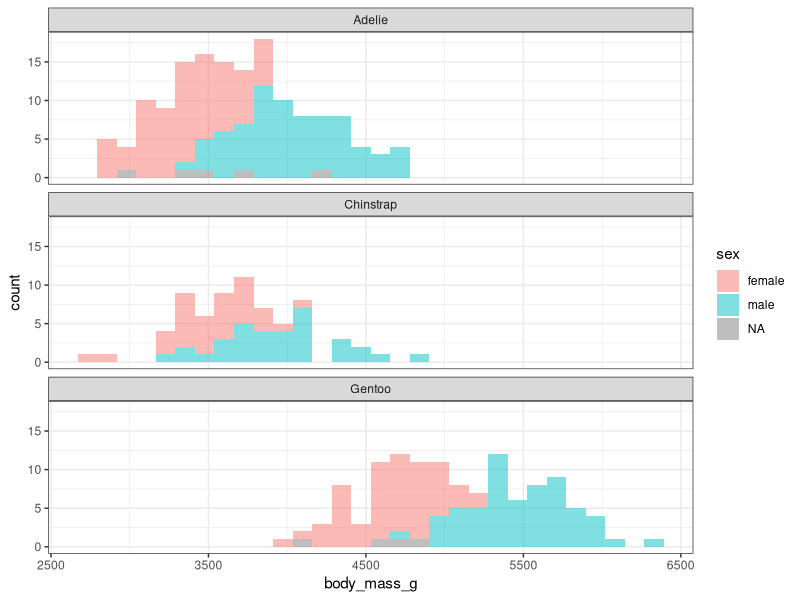
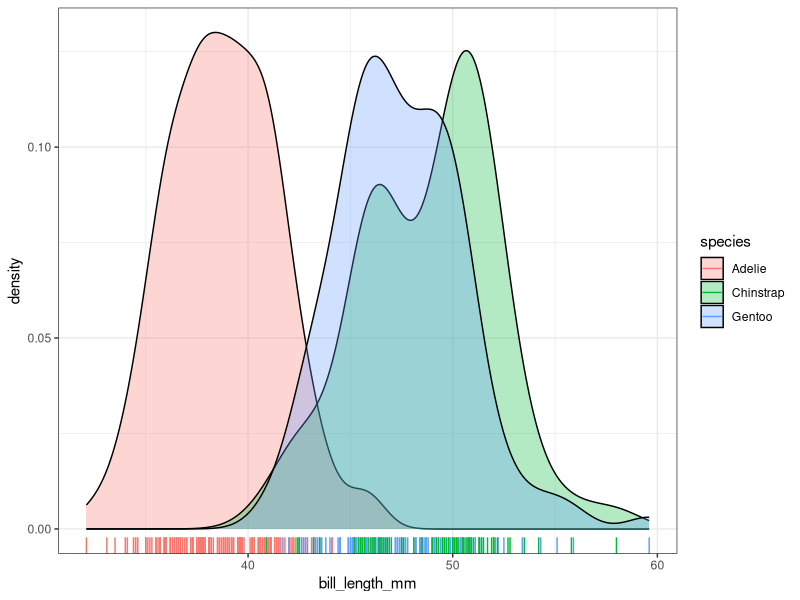
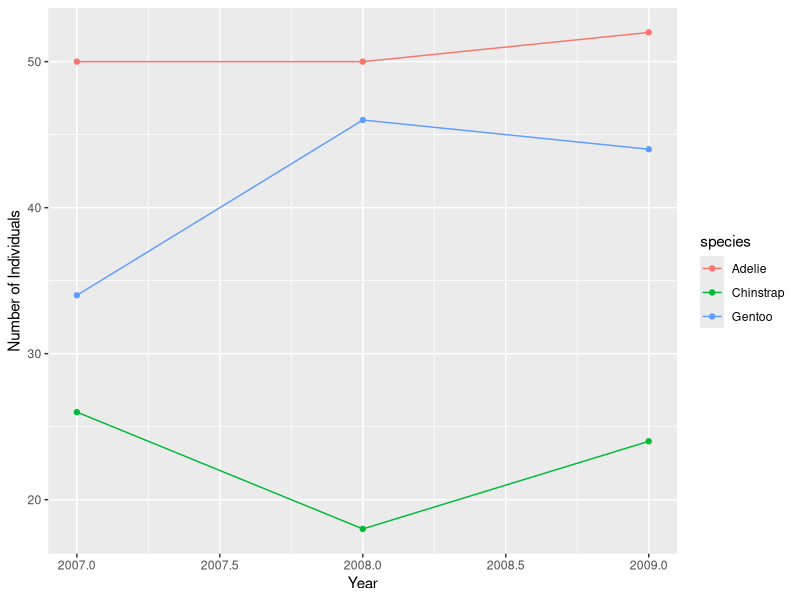
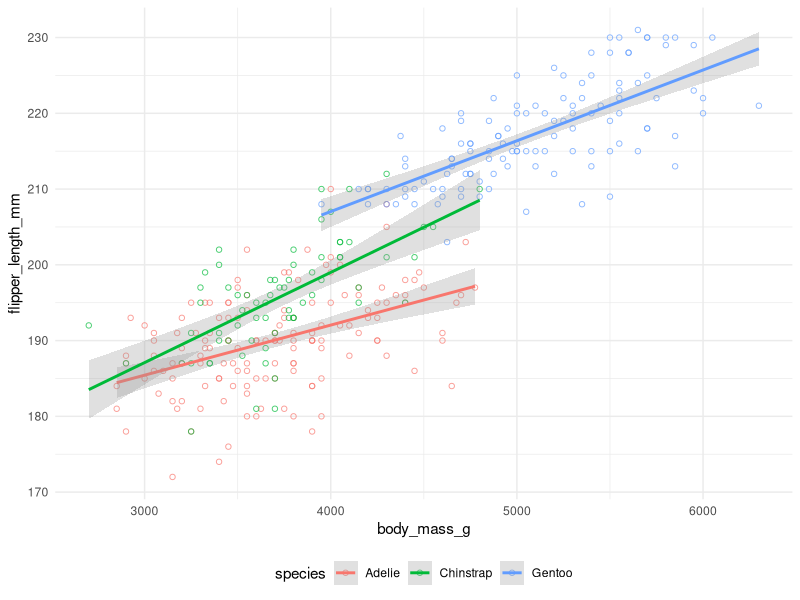

Reproduce these figures in R, in order.
## ---- chunk 1
knitr::opts_chunk$set(echo = FALSE, message = FALSE, warning = FALSE)
knitr::opts_chunk$set(fig.pos = 'H')

# Run the following in your console below if you don't have these installed
# install.packages(c("rmarkdown","tinytex","knitr"))
# tinytex::install_tinytex()

library(tidyverse)
library(palmerpenguins)
library(RColorBrewer)
## ---- chunk 2
smry <- penguins %>% 
  group_by(species) %>% 
  summarize(across(where(is.numeric), mean, na.rm = TRUE)) %>% 
  mutate(across(where(is.numeric), round, 5)) %>% 
  select(-year)

knitr::kable(smry) # static table
## ---- chunk 3
penguins %>% 
  ggplot(aes(body_mass_g, fill = sex)) +
  geom_histogram(alpha = 0.5) +
  facet_wrap(~species, ncol = 1) +
  theme_bw()
## ---- chunk 4

# Using kernel density estimation (KDE) to create a smooth estimate of the probability density function of a continuous variable. 
penguins %>% 
  ggplot(aes(bill_length_mm, fill = species)) +
  geom_density(alpha = 0.3) + geom_rug(aes(col = species)) +
  theme_bw()
## ---- chunk 5

#Create a custom color scale

p <- penguins %>%
  group_by(species, year) %>% 
  summarize(n = n()) %>% 
  ggplot(aes(year, n, col = species)) +
  geom_point() + geom_line() +
  xlab("Year") + ylab("Number of Individuals")
p

# customize theme
# p + theme_bw() 
    
# customize colors
# https://r-graph-gallery.com/ggplot2-color.html

# colors from brewer palette
# myColors <- brewer.pal(3,"Set2") # or custom colors myColors <- c("#6deeb7", "#c3b4e7", "#d43bca")
# names(myColors) <- levels(penguins$species)
# colScale <- scale_colour_manual(name = "species", values = myColors)

# p +
  # scale_color_hue()
  # scale_color_brewer(palette = "Dark2")
  # pal

## ---- chunk 6
penguins %>% 
  drop_na(sex) %>% 
  ggplot(aes(body_mass_g, flipper_length_mm, col = species)) +
  geom_point(pch = 1, alpha = 0.7) +
  geom_smooth(method = "lm", se = TRUE, alpha = 0.3) +
  theme_minimal() + # this must come before theme()
  theme(legend.position = "bottom") 
